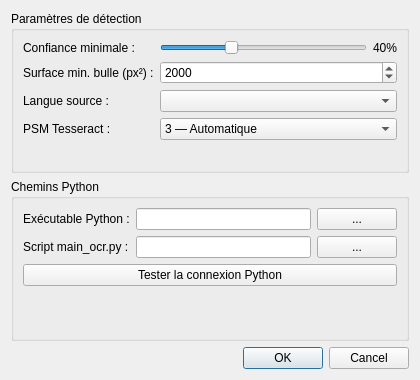
<?xml version="1.0" encoding="UTF-8"?>
<ui version="4.0">
 <class>SettingsWindow</class>
 <widget class="QDialog" name="SettingsWindow">
  <property name="geometry"><rect><x>0</x><y>0</y><width>420</width><height>380</height></rect></property>
  <property name="windowTitle"><string>Paramètres OCR — Sensibilité</string></property>
  <layout class="QVBoxLayout" name="mainLayout">
   <item>
    <widget class="QGroupBox" name="groupOCR">
     <property name="title"><string>Paramètres de détection</string></property>
     <layout class="QFormLayout" name="formLayout">

      <!-- Seuil de confiance -->
      <item row="0" column="0"><widget class="QLabel" name="lblConf"><property name="text"><string>Confiance minimale :</string></property></widget></item>
      <item row="0" column="1">
       <layout class="QHBoxLayout">
        <item><widget class="QSlider" name="sliderConfidence"><property name="orientation"><enum>Qt::Horizontal</enum></property><property name="minimum"><number>10</number></property><property name="maximum"><number>100</number></property><property name="value"><number>40</number></property></widget></item>
        <item><widget class="QLabel" name="lblConfValue"><property name="text"><string>40%</string></property><property name="minimumWidth"><number>35</number></property></widget></item>
       </layout>
      </item>

      <!-- Aire minimale -->
      <item row="1" column="0"><widget class="QLabel" name="lblArea"><property name="text"><string>Surface min. bulle (px²) :</string></property></widget></item>
      <item row="1" column="1"><widget class="QSpinBox" name="spinMinArea"><property name="minimum"><number>100</number></property><property name="maximum"><number>50000</number></property><property name="singleStep"><number>500</number></property><property name="value"><number>2000</number></property></widget></item>

      <!-- Langue OCR -->
      <item row="2" column="0"><widget class="QLabel" name="lblLang"><property name="text"><string>Langue source :</string></property></widget></item>
      <item row="2" column="1"><widget class="QComboBox" name="comboLanguage"/></item>

      <!-- PSM Tesseract -->
      <item row="3" column="0"><widget class="QLabel" name="lblPSM"><property name="text"><string>PSM Tesseract :</string></property></widget></item>
      <item row="3" column="1">
       <widget class="QComboBox" name="comboPSM">
        <item><property name="text"><string>3 — Automatique</string></property></item>
        <item><property name="text"><string>6 — Bloc de texte uniforme</string></property></item>
        <item><property name="text"><string>11 — Texte épars</string></property></item>
        <item><property name="text"><string>13 — Ligne unique</string></property></item>
       </widget>
      </item>

     </layout>
    </widget>
   </item>

   <!-- Python config -->
   <item>
    <widget class="QGroupBox" name="groupPython">
     <property name="title"><string>Chemins Python</string></property>
     <layout class="QFormLayout">
      <item row="0" column="0"><widget class="QLabel"><property name="text"><string>Exécutable Python :</string></property></widget></item>
      <item row="0" column="1">
       <layout class="QHBoxLayout">
        <item><widget class="QLineEdit" name="editPythonBin"/></item>
        <item><widget class="QPushButton" name="btnBrowsePython"><property name="text"><string>...</string></property><property name="maximumWidth"><number>30</number></property></widget></item>
       </layout>
      </item>
      <item row="1" column="0"><widget class="QLabel"><property name="text"><string>Script main_ocr.py :</string></property></widget></item>
      <item row="1" column="1">
       <layout class="QHBoxLayout">
        <item><widget class="QLineEdit" name="editPythonScript"/></item>
        <item><widget class="QPushButton" name="btnBrowseScript"><property name="text"><string>...</string></property><property name="maximumWidth"><number>30</number></property></widget></item>
       </layout>
      </item>
      <item row="2" column="0" colspan="2">
       <widget class="QPushButton" name="btnTestPython"><property name="text"><string>Tester la connexion Python</string></property></widget>
      </item>
     </layout>
    </widget>
   </item>

   <item>
    <widget class="QDialogButtonBox" name="buttonBox">
     <property name="standardButtons"><set>QDialogButtonBox::Ok|QDialogButtonBox::Cancel</set></property>
    </widget>
   </item>
  </layout>
 </widget>
</ui>
